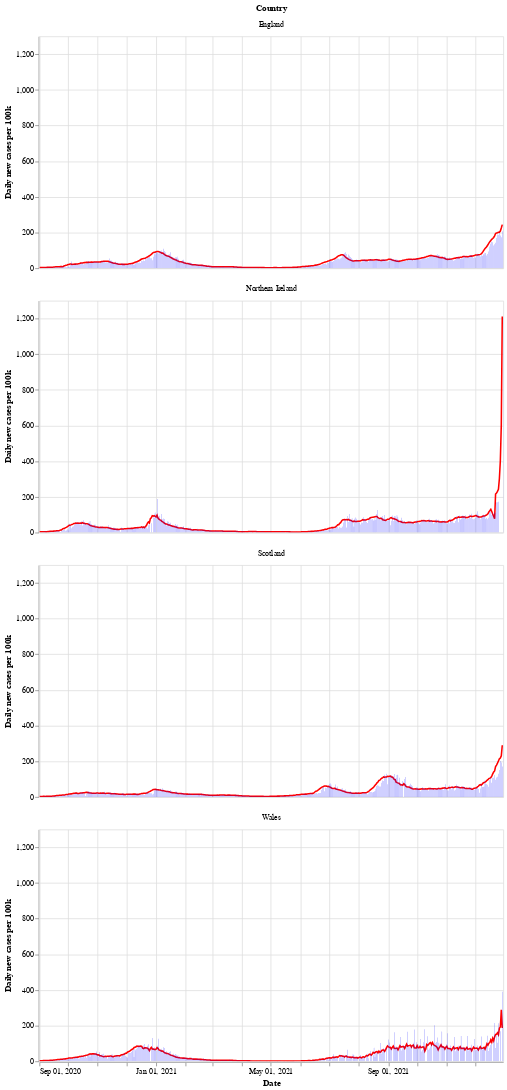

Write notebook code for a chart like this one.
### Markdown cell above
Next is a bar chart of the number of new cases in each country (per 100k population), with the 7 day moving average of cases. Again we see that Wales saw a longer period of raising and falling cases compared to the other countries.

After a period of cases falling, each nation is now seeing a rise in the number of cases - especially in Wales.

### Code cell
# collapse
bars = alt.Chart(uk_cases).mark_bar().encode(
    x=alt.X("yearmonthdate(date):T", axis=alt.Axis(title='Date')),
    y=alt.Y("newCasesRate:Q", axis=alt.Axis(title='Daily new cases per 100k')),
    tooltip='newCasesRate',
    color=alt.condition(
        alt.datum.dailyChange > 0,
        alt.value("orange"),  # The positive color
        alt.value("blue")  # The negative color
    )
).properties(title='New cases per 100k population with rolling 7 day average', width=600).interactive()
line = alt.Chart(uk_cases).mark_line(
    color='red',
    size=2,
).transform_window(
    rolling_mean='mean(newCasesRate)',
    frame=[0, 7],
    groupby=['areaName']
).encode(
    x='yearmonthdate(date):T',
    y='rolling_mean:Q'
)
alt.layer(line, bars, data=uk_cases).facet(alt.Row('areaName', title='Country'), columns=1)

### Figure 1 — Vega-Lite specification as saved in the notebook (floating-point values rounded to 4 significant figures; data arrays with more than 128 entries replaced by an {"elided": "..."} marker saying what was removed)
{"config": {"view": {"continuousWidth": 400, "continuousHeight": 300}}, "data": {"name": "data-06f84b03b9e80c86440583b71cff5756"}, "facet": {"type": "nominal", "field": "areaName", "title": "Country"}, "spec": {"layer": [{"mark": {"type": "line", "color": "red", "size": 2}, "encoding": {"x": {"type": "temporal", "field": "date", "timeUnit": "yearmonthdate"}, "y": {"type": "quantitative", "field": "rolling_mean"}}, "transform": [{"window": [{"op": "mean", "field": "newCasesRate", "as": "rolling_mean"}], "frame": [0, 7], "groupby": ["areaName"]}]}, {"mark": "bar", "encoding": {"color": {"condition": {"value": "orange", "test": "(datum.dailyChange > 0)"}, "value": "blue"}, "tooltip": {"type": "quantitative", "field": "newCasesRate"}, "x": {"type": "temporal", "axis": {"title": "Date"}, "field": "date", "timeUnit": "yearmonthdate"}, "y": {"type": "quantitative", "axis": {"title": "Daily new cases per 100k"}, "field": "newCasesRate"}}, "selection": {"selector006": {"type": "interval", "bind": "scales", "encodings": ["x", "y"]}}, "title": "New cases per 100k population with rolling 7 day average", "width": 600}]}, "columns": 1, "$schema": "https://vega.github.io/schema/vega-lite/v4.8.1.json", "datasets": {"data-06f84b03b9e80c86440583b71cff5756": {"elided": "1940 records"}}}
